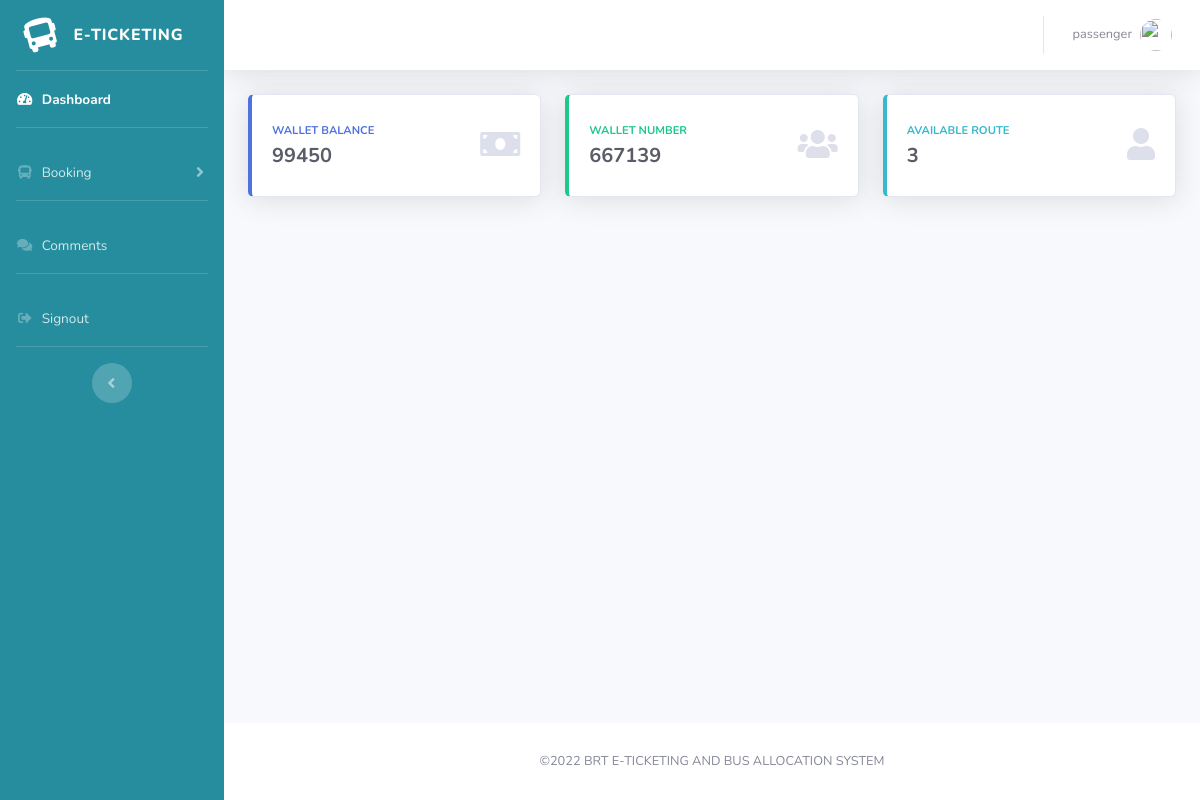
The page /user-dashboard/index.php (signed in) on the database its author committed.
### tables this page shows
CREATE TABLE `tbl_user` (
  `id` int(11) NOT NULL,
  `fname` varchar(45) NOT NULL,
  `lname` varchar(45) NOT NULL,
  `phone` bigint(20) NOT NULL,
  `sex` char(1) NOT NULL,
  `region` varchar(40) NOT NULL,
  `district` varchar(40) NOT NULL,
  `address` varchar(50) NOT NULL,
  `type` varchar(10) NOT NULL,
  `username` varchar(45) NOT NULL,
  `is_active` int(11) NOT NULL DEFAULT 1,
  `password` varchar(100) NOT NULL,
  `created_at` timestamp NOT NULL DEFAULT current_timestamp(),
  `is_deleted` tinyint(1) NOT NULL DEFAULT 0
);

CREATE TABLE `tbl_wallet` (
  `wallet_id` int(11) NOT NULL,
  `balance` int(11) NOT NULL DEFAULT 0,
  `wallet_number` int(11) NOT NULL,
  `passenger` int(11) NOT NULL,
  `last_update` timestamp NOT NULL DEFAULT current_timestamp()
);

### user-dashboard/index.php (the view, shortened to what this page needs)
<?php include('includes/sidebar.php'); ?>
<?php
$route_sql = "SELECT * FROM tbl_route";
$route_query = $dbconnect->prepare($route_sql);
$route_query->execute();
$count_route = $route_query->rowCount();
?>
<div class="main_container">
    <?php if($wallet_rows == 1): ?>
        <div class="row">
            <div class="col-xl-4 col-md-6 mb-4" data-toggle="modal" data-target="#credit_wallet">
                <div class="card border-left-primary shadow h-100 py-2">
                    <div class="card-body">
                        <div class="row no-gutters align-items-center">
                            <div class="col mr-2">
                                <div class="text-xs font-weight-bold text-primary text-uppercase mb-1">
                                    Wallet Balance</div>
                                <div class="h5 mb-0 font-weight-bold text-gray-800">
                                    <span class="count">
                                       <?php echo $wallet_detail['balance'] ?>
                                    </span>
                                </div>
                            </div>
                            <div class="col-auto">
                                <i class="fas fa-money fa-2x text-gray-300"></i>
                            </div>
                        </div>
                    </div>
                </div>
            </div>
            <div class="col-xl-4 col-md-6 mb-4">
                <div class="card border-left-success shadow h-100 py-2">
                    <div class="card-body">
                        <div class="row no-gutters align-items-center">
                            <div class="col mr-2">
                                <div class="text-xs font-weight-bold text-success text-uppercase mb-1">
                                    Wallet Number</div>
                                <div class="h5 mb-0 font-weight-bold text-gray-800">
                                   <span class="count"><?php echo $wallet_detail['wallet_number'] ?></span>
                                </div>
                            </div>
                            <div class="col-auto">
                                <i class="fas fa-users fa-2x text-gray-300"></i>
                            </div>
                        </div>
                    </div>
                </div>
            </div>
            <div class="col-xl-4 col-md-6 mb-4">
                <div class="card border-left-info shadow h-100 py-2">
                    <div class="card-body">
                        <div class="row no-gutters align-items-center">
                            <div class="col mr-2">
                                <div class="text-xs font-weight-bold text-info text-uppercase mb-1">
                                    Available Route
                                </div>
                                <div class="row no-gutters align-items-center">
                                    <div class="col-auto">
                                        <div class="h5 mb-0 mr-3 font-weight-bold text-gray-800">
                                            <span class="count"><?php echo $count_route ?></span>
                                        </div>
                                    </div>
                                </div>
                            </div>
                            <div class="col-auto">
                                <i class="fas fa-user fa-2x text-gray-300"></i>
                            </div>
                        </div>
                    </div>
                </div>
            </div>
        </div>
    <?php endif?>
</div>
<?php include('includes/footer.php'); ?>

### user-dashboard/includes/sidebar.php (shortened to what this page needs)
<?php require_once('../includes/config.php') ?>
<?php
    $user_detail = "SELECT * FROM tbl_user WHERE id = :user_id";
    $user_detail_q = $dbconnect->prepare($user_detail);
    $user_detail_q->execute(['user_id'=>$_SESSION['UserID']]);
    $user_profile = $user_detail_q->fetch();
        $wallet_sql = "SELECT * FROM tbl_user, tbl_wallet WHERE tbl_wallet.passenger = tbl_user.id AND tbl_wallet.passenger = :user_id";
        $wallet_query = $dbconnect->prepare($wallet_sql);
        $wallet_query->execute(['user_id'=>$_SESSION['UserID']]);
        $wallet_rows = $wallet_query->rowCount();
        $wallet_detail = $wallet_query->fetch();
?>
<!DOCTYPE html>
<html lang="en">
<head>
    <link href="../app_assets/vendor/fontawesome-free/css/all.min.css" rel="stylesheet" type="text/css">
    <link href="../assets/font-awesome/css/font-awesome.min.css" rel="stylesheet">
    <link href="../app_assets/css/brt.css" rel="stylesheet">
    <link href="../app_assets/css/style.css" rel="stylesheet">
    <link href="../app_assets/vendor/datatables/dataTables.bootstrap4.min.css" rel="stylesheet">
    <link rel="stylesheet" href="https://cdnjs.cloudflare.com/ajax/libs/font-awesome/4.7.0/css/font-awesome.min.css">
</head>
<body id="page-top">
    <div id="wrapper">
        <ul class="navbar-nav bg-info sidebar sidebar-dark accordion" id="accordionSidebar">
            <a class="sidebar-brand d-flex align-items-center justify-content-center" href="index.html">
                <div class="sidebar-brand-icon rotate-n-15">
                    <i class="fas fa-bus"></i>
                </div>
                <div class="sidebar-brand-text mx-3">E-TICKETING</div>
            </a>
            <hr class="sidebar-divider my-0">
            <li class="nav-item active">
                <a class="nav-link" href="index.php">
                    <i class="fas fa-fw fa-tachometer-alt"></i>
                    <span>Dashboard</span>
                </a>
            </li>
            <?php if($wallet_rows == 1): ?>
            <hr class="sidebar-divider">
            <li class="nav-item">
                <a class="nav-link collapsed" href="#" data-toggle="collapse" data-target="#Component"
                    aria-expanded="true" aria-controls="Component">
                    <i class="fas fa-fw fa-bus"></i>
                    <span> Booking </span>
                </a>
            </li>
            <?php endif ?>
            <hr class="sidebar-divider">
            <li class="nav-item">
                <a class="nav-link" href="comment.php">
                    <i class="fas fa-fw fa-comments"></i>
                    <span> Comments </span>
                </a>
            </li>
            <hr class="sidebar-divider">
            <li class="nav-item">
                <a class="nav-link" href="../logout.php">
                    <i class="fas fa-fw fa-sign-out-alt "></i>
                    <span> Signout </span>
                </a>
            </li>
            <hr class="sidebar-divider d-none d-md-block">
            <div class="text-center d-none d-md-inline">
                <button class="rounded-circle border-0" id="sidebarToggle"></button>
            </div>
        </ul>
        <div id="content-wrapper" class="d-flex flex-column">
            <div id="content">
                <nav class="navbar navbar-expand navbar-light bg-white topbar mb-4 shadow">
                    <ul class="navbar-nav ml-auto">
                        <li class="nav-item dropdown no-arrow">
                            <a class="nav-link dropdown-toggle" href="#" id="userDropdown" role="button"
                                data-toggle="dropdown" aria-haspopup="true" aria-expanded="false">
                                <span class="mr-2 d-none d-lg-inline text-gray-600 small">
                                    <?php echo $user_profile['type'] ?>
                                </span>
                                <img class="img-profile rounded-circle"
                                    src="../assets/img/tz_logo.png">
                            </a>
                        </li>
                    </ul>
                </nav>
                <div class="container-fluid">

### user-dashboard/includes/sidebar.php (style rules this page uses)
.bg-info { background-color: #258d9d !important; }

### rows shown on the page
tbl_user: type "passenger"
tbl_wallet: balance "99450", wallet_number "667139"

### other values the page prints
$count_route "3"
